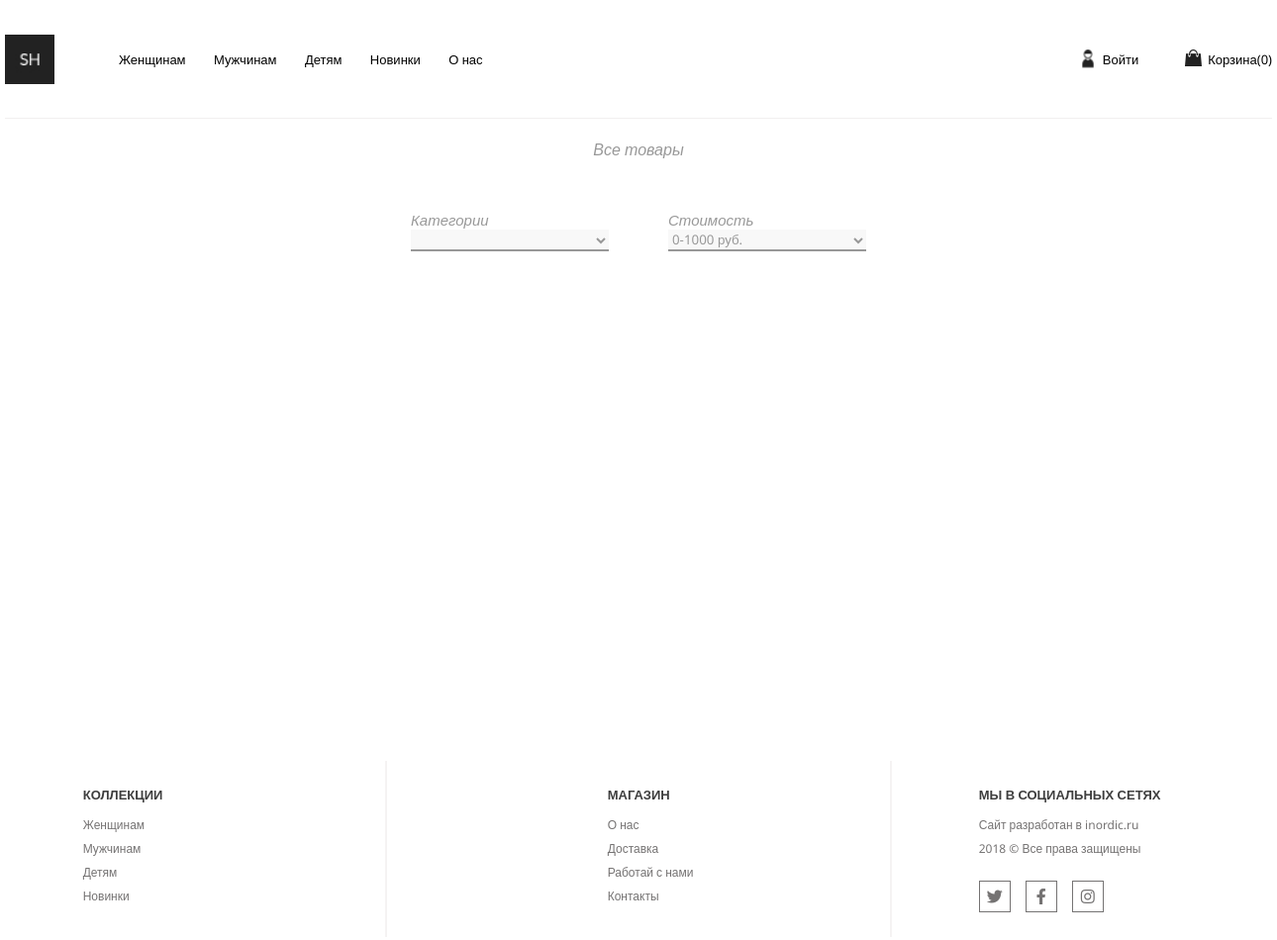
The app's page /catalog.php?section=man, older data.
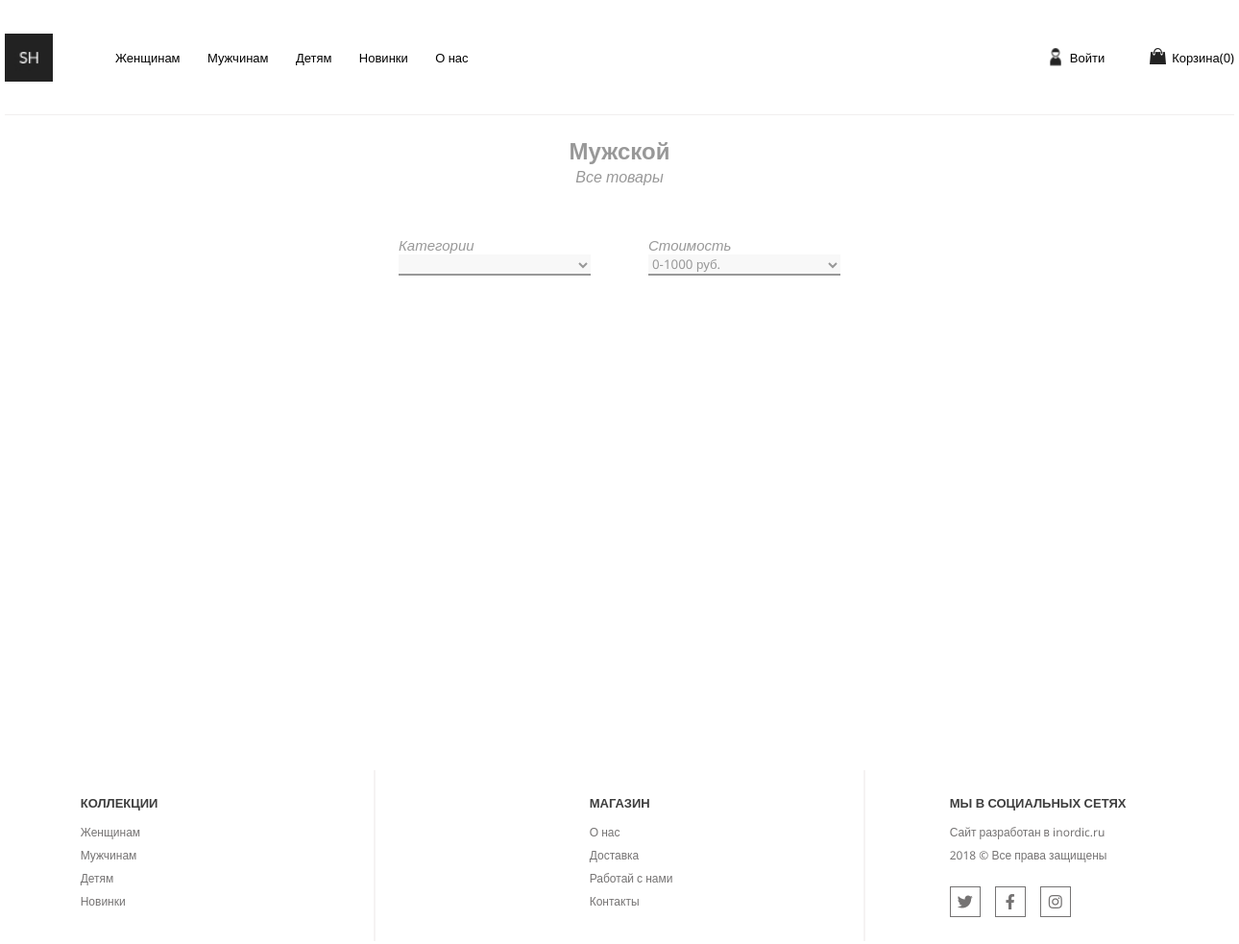
The same page, newer data.
### tables this page shows
CREATE TABLE IF NOT EXISTS `catalogs` (
  `id` int(11) NOT NULL AUTO_INCREMENT,
  `name` varchar(20) NOT NULL,
  `code` varchar(10) NOT NULL,
  PRIMARY KEY (`id`)
);

### catalog.php (the view, shortened to what this page needs)
<?php
include($_SERVER['DOCUMENT_ROOT'].'/parts/header.php');
$template = [
    'section' =>(isset($_GET['section'])) ? $_GET['section'] : 'man',
    'section_name' => ''
];
if(isset($_GET['section'])) {
    $sql_section_name= "SELECT name FROM catalogs WHERE code = '{$_GET['section']}'";
    $result_section_name = mysqli_query($db, $sql_section_name);
    $template['section_name'] = mysqli_fetch_assoc($result_section_name);
}
?>
    <div class="catalog" data-section='<?=$template['section']?>'>
        <h2><?=$template['section_name']['name']?></h2>
        <p>Все товары</p>
        <div class="catalog-filters">
            <div class="catalog-filters-category">
                <label for="category">Категории</label>
                <select name="category" id="category"></select>
            </div>
            <div class="catalog-filters-price">
                <label for="price">Стоимость</label>
                <select name="price" id="price"></select>
            </div>
        </div>
        <div class="catalog-products">
        </div>
    </div>
<?php
    include($_SERVER['DOCUMENT_ROOT'].'/parts/footer.php');
?>

Row changes from the older to the newer data that the page shows:
now on this page (row edited): catalogs: name "Мужской"
